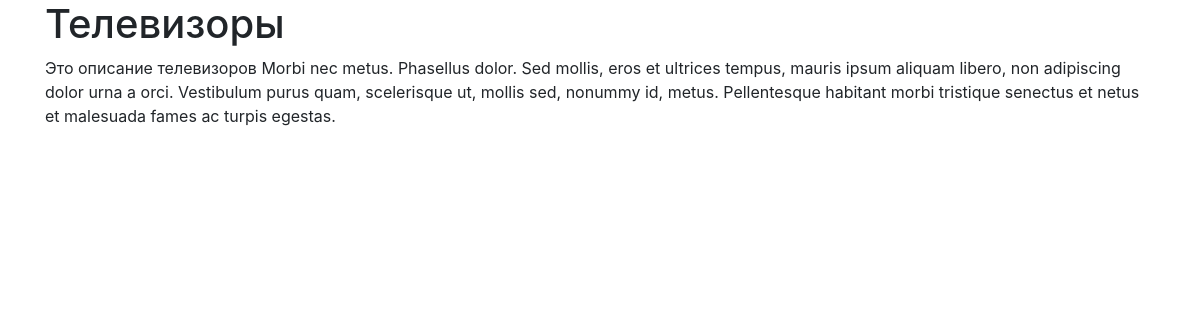
Screenshot of /catalog/tv/ with the database file from the repository.
### tables this page shows
CREATE TABLE `catalog` (
  `id` int(11) NOT NULL,
  `parent` int(11) NOT NULL,
  `name` varchar(64) NOT NULL,
  `path` varchar(16) NOT NULL,
  `descr` text NOT NULL
);

### engine/functions.php (the view, shortened to what this page needs)
<?php
function getPath(string $uri) : string {
    $query_arr = array_filter(explode('/', $uri), function($element) {
        return !empty($element);
    });
    $path = end($query_arr);
    return strval(strip_tags($path));
}
function getHeader($title = 'Заголовок') { ?>
    <!DOCTYPE html>
    <html lang="en">
<head>
    <link rel="stylesheet" href="https://stackpath.bootstrapcdn.com/bootstrap/4.4.1/css/bootstrap.min.css">
</head>
<?php }
function getFooter() { ?>
    </body>
    </html>
<?php }
function renderCatalog($tree){ ?>
<?php }
function renderItem($item) { ?>
    <div class="container">
        <h1><?= $item['name']?></h1>
        <p><?= $item['descr']?></p>
    </div>
<?php }

### rows the page displays
catalog: name "Телевизоры", descr "Это описание телевизоров Morbi nec metus. Phasellus dolor. Sed mollis, eros et ultrices tempus, mauris ipsum aliquam libero, non adipiscing dolor urna a orci. Vestibulum purus quam, scelerisque ut, mollis sed, nonummy id, metus. Pellentesque habitant morbi tristique senectus et netus et malesuada fames ac turpis egestas."
